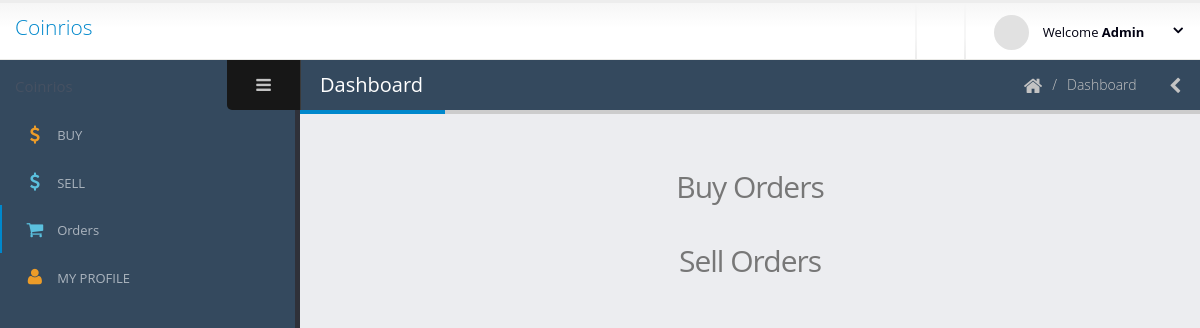
/registered-user/orders/ (signed in), run on an earlier commit of the app's database.
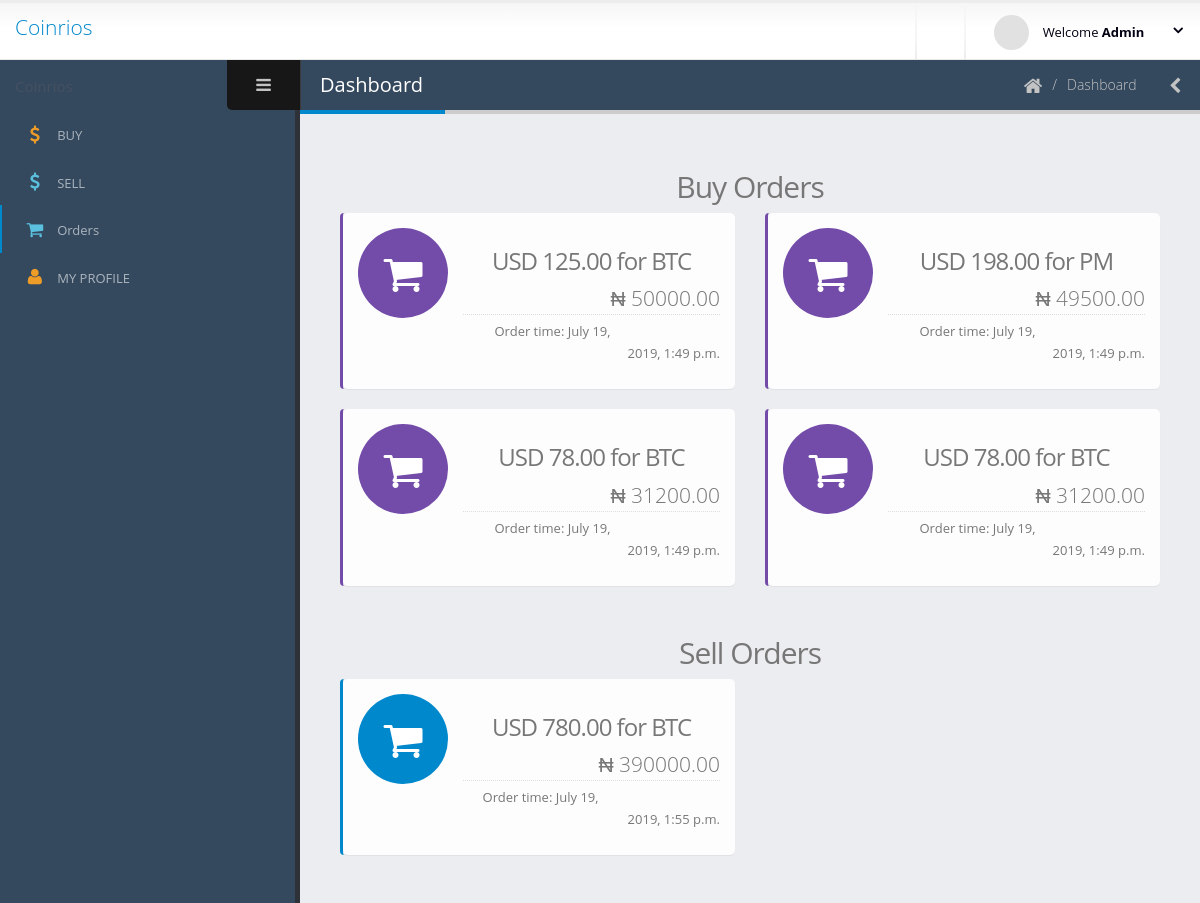
And on a later commit of the database.
### login/models.py (models this page shows)
class User(AbstractUser):
    is_administrator = models.BooleanField(default=False)
    is_registered_user = models.BooleanField(default=False)
    address = models.CharField(max_length=200)
    city = models.CharField(max_length=200)
    state = models.CharField(max_length=200)
    country = models.CharField(max_length=200)
    is_verified = models.BooleanField(default=False)
    confirmed_email = models.BooleanField(default=False)
    drivers_license_or_international_passport_or_national_id_card = models.FileField(validators=[validate_file_size])
    utility_bill = models.FileField(validators=[validate_file_size])

### registered_user/models.py (models this page shows, shortened)
class BuyOrders(models.Model):
    buy_user = models.ForeignKey(User, on_delete=models.CASCADE)
    buy_coin = models.CharField(max_length=100)
    buy_amount = models.FloatField(max_length=100)
    buy_amount_currency = models.CharField(max_length=20)
    buy_amount_in_ngn = models.FloatField()
    paid = models.BooleanField(default=False)
    order_id = models.CharField(max_length=20, default="ABCD")
    timestamp = models.DateTimeField(auto_now_add=True, auto_now=False)
    updated = models.DateTimeField(auto_now_add=False, auto_now=True)

class SellOrders(models.Model):
    sell_user = models.ForeignKey(User, on_delete=models.CASCADE, null=True, blank=True)
    sell_coin = models.CharField(max_length=100)
    sell_amount = models.FloatField(max_length=100)
    sell_amount_currency = models.CharField(max_length=20)
    sell_amount_in_ngn = models.FloatField()
    sell_order_id = models.CharField(max_length=20, default="ABCDef")
    timestamp = models.DateTimeField(auto_now_add=True, auto_now=False)
    updated = models.DateTimeField(auto_now_add=False, auto_now=True)

### registered_user/views.py (the view)
# urls.py: path('orders/', views.orders, name='orders'),
def orders(request):
    return render(request, 'registered_user/orders.html')

### registered_user/templates/registered_user/orders.html (shortened to what this page needs)
{% extends 'administrator/base.html' %}
{% block navLinks %}
{% load static %}
<li>
    <a href="{% url 'registered_user:dashboard' %}">
        <i class="text-warning fa fa-usd" aria-hidden="true"></i>
        <span>BUY</span>
    </a>
</li>
<li>
    <a href="{% url 'registered_user:sell' %}">
        <i class="text-info fa fa-usd" aria-hidden="true"></i>
        <span>SELL</span>
    </a>
</li>
<li class="nav-active">
    <a href="{% url 'registered_user:orders' %}">
        <i class="text-info fa fa-shopping-cart" aria-hidden="true"></i>
        <span>Orders</span>
    </a>
</li>
<li>
    <a href="{% url 'registered_user:user_profile' user.pk %}">
        <i class="text-warning fa fa-user" aria-hidden="true"></i>
        <span>MY PROFILE</span>
    </a>
</li>
{% endblock %}
{% block body %}
<div class="row">
    <h2 class="text-center">Buy Orders</h2>
    <div class="col-md-6 col-lg-12 col-xl-6">
        <div class="row">
            {% for fields in user.buyorders_set.all %}
            <div class="col-md-12 col-lg-6 col-xl-6">
                <section class="panel panel-featured-left panel-featured-quartenary">
                    <div class="panel-body">
                        <div class="widget-summary">
                            <div class="widget-summary-col widget-summary-col-icon">
                                <div class="summary-icon bg-quartenary">
                                    <i class="fa fa-shopping-cart"></i>
                                </div>
                            </div>
                            <div class="widget-summary-col">
                                <div class="summary">
                                    <h3 class="text-center">{{ fields.buy_amount_currency }} {{ fields.buy_amount }}0 for {{ fields.buy_coin }}</h3>
                                    <div class="info">
                                        <strong class="lead pull-right">&#8358; {{ fields.buy_amount_in_ngn }}0</strong><br>
                                    </div>
                                </div>
                                <div class="summary-footer">
                                    <p>Order time: {{ fields.timestamp }}</p>
                                </div>
                            </div>
                        </div>
                    </div>
                </section>
            </div>
            {% endfor %}
        </div>
    </div>
</div>
<div class="row">
    <h2 class="text-center">Sell Orders</h2>
    <div class="col-md-6 col-lg-12 col-xl-6">
        <div class="row">
            {% for fields in user.sellorders_set.all %}
            <div class="col-md-12 col-lg-6 col-xl-6">
                <section class="panel panel-featured-left panel-featured-primary">
                    <div class="panel-body">
                        <div class="widget-summary">
                            <div class="widget-summary-col widget-summary-col-icon">
                                <div class="summary-icon bg-primary">
                                    <i class="fa fa-shopping-cart"></i>
                                </div>
                            </div>
                            <div class="widget-summary-col">
                                <div class="summary">
                                    <h3 class="text-center">{{ fields.sell_amount_currency }} {{ fields.sell_amount }}0 for {{ fields.sell_coin }}</h3>
                                    <div class="info">
                                        <strong class="lead pull-right">&#8358; {{ fields.sell_amount_in_ngn }}0</strong><br>
                                    </div>
                                </div>
                                <div class="summary-footer">
                                    <p>Order time: {{ fields.timestamp }}</p>
                                </div>
                            </div>
                        </div>
                    </div>
                </section>
            </div>
            {% endfor %}
        </div>
    </div>
</div>
{% endblock %}

### administrator/templates/administrator/base.html (shortened to what this page needs)
<!doctype html>
<html class="fixed">
	<head>
        {% load static %}
		<link rel="stylesheet" href="{% static 'administrator/css/bootstrap-1.css' %}" />
		<link rel="stylesheet" href="{% static 'administrator/css/font-awesome/css/font-awesome.css' %}" />
		<link rel="stylesheet" href="{% static 'administrator/css/magnific-popup/magnific-popup.css' %}" />
		<link rel="stylesheet" href="{% static 'administrator/css/theme.css' %}" />
		<link rel="stylesheet" href="{% static 'administrator/css/skins/default.css' %}" />
		<link rel="stylesheet" href="{% static 'administrator/css/hugoFramework.css' %}" />
	</head>
	<body>
    {% if user.is_authenticated %}
        <section class="body">
			<header class="header">
				<div class="logo-container">
					<a href="#" class="logo">
						<p class="lead">Coinrios</p>
					</a>
				</div>
				<div class="header-right">
					<span class="separator"></span>
					<span class="separator"></span>
					<div id="userbox" class="userbox">
						<a href="#" data-toggle="dropdown">
							<figure class="profile-picture">
								<img src="{% static 'administrator/img/!logged-user.jpg' %}" alt="Logged User" class="img-circle" data-lock-picture="{% static 'administrator/img/!logged-user.jpg' %}"/>
							</figure>
							<div class="profile-info" data-lock-name="{{ user }}" data-lock-email="{{ user.email }}">
                                <span class="name">Welcome <strong>{{ user }}</strong></span>
							</div>
							<i class="fa custom-caret"></i>
						</a>
					</div>
				</div>
			</header>
			<div class="inner-wrapper">
				<aside id="sidebar-left" class="sidebar-left">
					<div class="sidebar-header">
						<div class="sidebar-title">
						</div>
						<div class="sidebar-toggle hidden-xs" data-toggle-class="sidebar-left-collapsed" data-target="html" data-fire-event="sidebar-left-toggle">
							<i class="fa fa-bars" aria-label="Toggle sidebar"></i>
						</div>
					</div>
					<div class="nano">
						<div class="nano-content">
							<nav id="menu" class="nav-main" role="navigation">
								<ul class="nav nav-main">
                                    {% block navLinks %}{% endblock %}
								</ul>
							</nav>
						</div>
					</div>
				</aside>
				<section role="main" class="content-body">
					<header class="page-header">
						<h2>Dashboard</h2>
						<div class="right-wrapper pull-right">
							<ol class="breadcrumbs">
								<li>
									<a>
										<i class="fa fa-home"></i>
									</a>
								</li>
								<li><span>Dashboard</span></li>
							</ol>
							<a class="sidebar-right-toggle" data-open="sidebar-right"><i class="fa fa-chevron-left"></i></a>
						</div>
					</header>
                    {% block body %}{% endblock %}
		</section>
    {% else %}
        <h1>Sorry Please <a href="{% url 'login' %}">Login</a></h1>
    {% endif %}
	</body>
</html>

### administrator/static/administrator/css/skins/default.css (style rules this page uses)
a, .btn-link { color: #0088cc; }
.bg-primary { background: #0088cc; }
.page-header h2 { border-bottom-color: #0088cc; }
ul.nav-main > li.nav-active > a { box-shadow: 2px 0 0 #0088cc inset; }
.panel-featured-primary { border-color: #0088cc; }

What changed in the data, as far as the page shows it:
added BuyOrders: buy_amount_currency "USD", buy_amount "125.0", buy_coin "BTC", buy_amount_in_ngn "50000.0", timestamp "July 19, 2019, 1:49 p.m."
added BuyOrders: buy_amount_currency "USD", buy_amount "198.0", buy_coin "PM", buy_amount_in_ngn "49500.0", timestamp "July 19, 2019, 1:49 p.m."
added BuyOrders: buy_amount_currency "USD", buy_amount "78.0", buy_coin "BTC", buy_amount_in_ngn "31200.0", timestamp "July 19, 2019, 1:49 p.m."
added BuyOrders: buy_amount_currency "USD", buy_amount "78.0", buy_coin "BTC", buy_amount_in_ngn "31200.0", timestamp "July 19, 2019, 1:49 p.m."
added SellOrders: sell_amount_currency "USD", sell_amount "780.0", sell_coin "BTC", sell_amount_in_ngn "390000.0", timestamp "July 19, 2019, 1:55 p.m."
